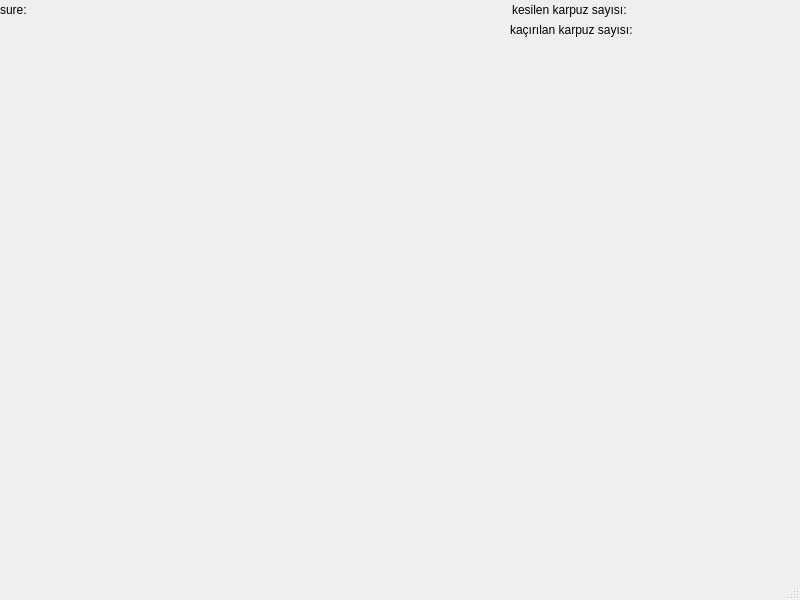
<?xml version="1.0" encoding="UTF-8"?>
<ui version="4.0">
 <class>MainWindow</class>
 <widget class="QMainWindow" name="MainWindow">
  <property name="geometry">
   <rect>
    <x>0</x>
    <y>0</y>
    <width>800</width>
    <height>600</height>
   </rect>
  </property>
  <property name="windowTitle">
   <string>MainWindow</string>
  </property>
  <widget class="QWidget" name="centralwidget">
   <widget class="QLabel" name="label">
    <property name="geometry">
     <rect>
      <x>0</x>
      <y>0</y>
      <width>63</width>
      <height>20</height>
     </rect>
    </property>
    <property name="text">
     <string>sure:</string>
    </property>
   </widget>
   <widget class="QLabel" name="label_2">
    <property name="geometry">
     <rect>
      <x>512</x>
      <y>0</y>
      <width>151</width>
      <height>20</height>
     </rect>
    </property>
    <property name="text">
     <string>kesilen karpuz sayısı:</string>
    </property>
   </widget>
   <widget class="QLabel" name="label_3">
    <property name="geometry">
     <rect>
      <x>510</x>
      <y>20</y>
      <width>171</width>
      <height>20</height>
     </rect>
    </property>
    <property name="text">
     <string>kaçırılan karpuz sayısı:</string>
    </property>
   </widget>
   <widget class="QLabel" name="sure">
    <property name="geometry">
     <rect>
      <x>30</x>
      <y>0</y>
      <width>63</width>
      <height>20</height>
     </rect>
    </property>
    <property name="text">
     <string/>
    </property>
   </widget>
   <widget class="QLabel" name="kesilen">
    <property name="geometry">
     <rect>
      <x>650</x>
      <y>0</y>
      <width>63</width>
      <height>20</height>
     </rect>
    </property>
    <property name="text">
     <string/>
    </property>
   </widget>
   <widget class="QLabel" name="kacirilan">
    <property name="geometry">
     <rect>
      <x>660</x>
      <y>20</y>
      <width>63</width>
      <height>20</height>
     </rect>
    </property>
    <property name="text">
     <string/>
    </property>
   </widget>
   <widget class="QLabel" name="label_4">
    <property name="geometry">
     <rect>
      <x>-230</x>
      <y>60</y>
      <width>5000</width>
      <height>5000</height>
     </rect>
    </property>
    <property name="styleSheet">
     <string notr="true">background-image: url(:/resim/images/back.jpg);</string>
    </property>
    <property name="text">
     <string/>
    </property>
    <property name="pixmap">
     <pixmap>../build-odev-Desktop_Qt_6_6_2_MinGW_64_bit-Debug/images/back.jpg</pixmap>
    </property>
    <property name="scaledContents">
     <bool>true</bool>
    </property>
   </widget>
  </widget>
  <widget class="QMenuBar" name="menubar">
   <property name="geometry">
    <rect>
     <x>0</x>
     <y>0</y>
     <width>800</width>
     <height>26</height>
    </rect>
   </property>
  </widget>
  <widget class="QStatusBar" name="statusbar"/>
 </widget>
 <resources/>
 <connections/>
</ui>
